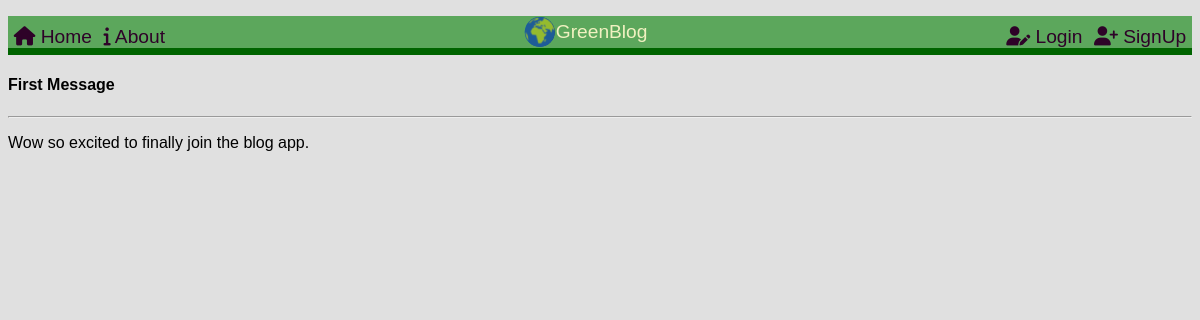
The page /msg/1/ on the database its author committed.
### green_blog_main/models.py (models this page shows, shortened)
class Blog(models.Model):
    title = models.CharField(max_length=50)
    message = models.TextField()
    blog_date = models.DateField(auto_now_add=True)
    usr = models.ForeignKey('auth.User', on_delete=models.CASCADE)

### green_blog_main/views.py (the view)
# urls.py: path('msg/<int:pk>/', DetailPageView.as_view(), name='blog-detail')
class DetailPageView(DetailView):
    model = Blog
    title = 'TesT_Only'
    template_name = 'blog_detail.html'

### templates/blog_detail.html
{% extends 'base.html' %}
    {% block main %}
        <div class="main">
            <h4> {{ blog.title }}</h4>
            <hr>
            <p> {{ blog.message }}</p>
        </div>
    {% endblock main%}

### static/css/base.css (style rules this page uses)
html { font-family: 'Gill Sans', 'Gill Sans MT', Calibri, 'Trebuchet MS', sans-serif; }
body { background-color: #e0e0e0; }

### rows shown on the page
Blog: title "First Message", message "Wow so excited to finally join the blog app."
